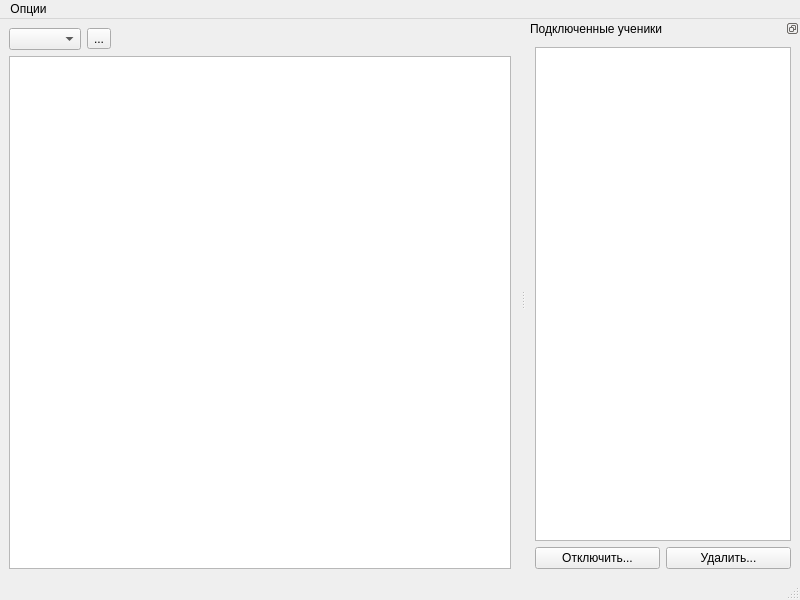
<?xml version="1.0" encoding="UTF-8"?>
<ui version="4.0">
 <class>MainWindow</class>
 <widget class="QMainWindow" name="MainWindow">
  <property name="geometry">
   <rect>
    <x>0</x>
    <y>0</y>
    <width>800</width>
    <height>600</height>
   </rect>
  </property>
  <property name="windowTitle">
   <string>OTS</string>
  </property>
  <widget class="QWidget" name="centralwidget">
   <layout class="QHBoxLayout" name="horizontalLayout_3">
    <item>
     <layout class="QVBoxLayout" name="verticalLayout_2">
      <item>
       <layout class="QHBoxLayout" name="horizontalLayout_2">
        <item>
         <widget class="QComboBox" name="comboBox"/>
        </item>
        <item>
         <widget class="QToolButton" name="toolButton">
          <property name="text">
           <string>...</string>
          </property>
         </widget>
        </item>
        <item>
         <spacer name="horizontalSpacer">
          <property name="orientation">
           <enum>Qt::Horizontal</enum>
          </property>
          <property name="sizeHint" stdset="0">
           <size>
            <width>40</width>
            <height>20</height>
           </size>
          </property>
         </spacer>
        </item>
       </layout>
      </item>
      <item>
       <widget class="QTableWidget" name="tableWidget"/>
      </item>
     </layout>
    </item>
   </layout>
  </widget>
  <widget class="QMenuBar" name="menubar">
   <property name="geometry">
    <rect>
     <x>0</x>
     <y>0</y>
     <width>800</width>
     <height>21</height>
    </rect>
   </property>
   <widget class="QMenu" name="menu">
    <property name="title">
     <string>Опции</string>
    </property>
    <addaction name="to_editor"/>
    <addaction name="action"/>
   </widget>
   <addaction name="menu"/>
  </widget>
  <widget class="QStatusBar" name="statusbar"/>
  <widget class="QDockWidget" name="dockWidget_2">
   <property name="features">
    <set>QDockWidget::DockWidgetFloatable|QDockWidget::DockWidgetMovable</set>
   </property>
   <property name="allowedAreas">
    <set>Qt::RightDockWidgetArea</set>
   </property>
   <property name="windowTitle">
    <string>Подключенные ученики</string>
   </property>
   <attribute name="dockWidgetArea">
    <number>2</number>
   </attribute>
   <widget class="QWidget" name="dockWidgetContents_2">
    <layout class="QVBoxLayout" name="verticalLayout">
     <item>
      <widget class="QListWidget" name="listWidget"/>
     </item>
     <item>
      <layout class="QHBoxLayout" name="horizontalLayout">
       <item>
        <widget class="QPushButton" name="disconnect_button">
         <property name="text">
          <string>Отключить...</string>
         </property>
        </widget>
       </item>
       <item>
        <widget class="QPushButton" name="remove_button">
         <property name="text">
          <string>Удалить...</string>
         </property>
        </widget>
       </item>
      </layout>
     </item>
    </layout>
   </widget>
  </widget>
  <action name="action">
   <property name="text">
    <string>Выйти из программы</string>
   </property>
  </action>
  <action name="to_editor">
   <property name="text">
    <string>Перейти в редактор</string>
   </property>
  </action>
 </widget>
 <resources/>
 <connections/>
</ui>
